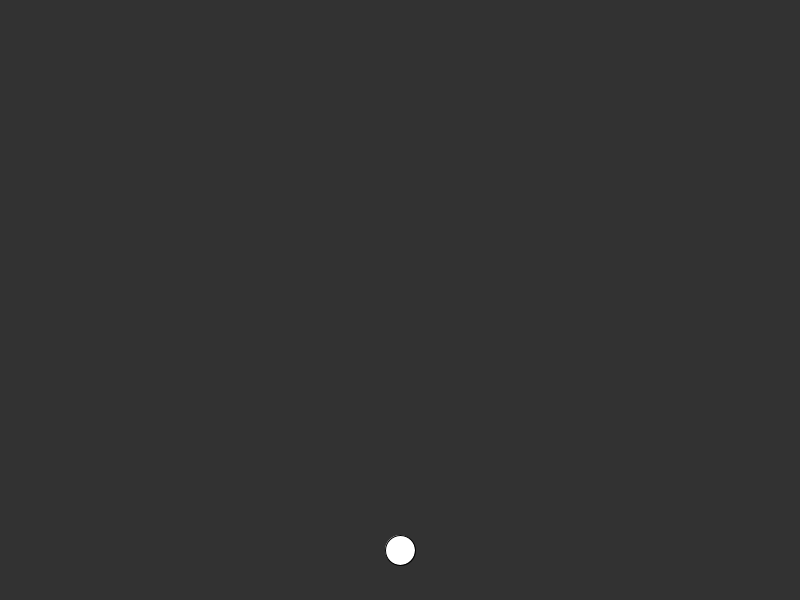
Frame 1 (no input)
Frame 60 (the mouse pressed at the canvas centre just before this capture): identical to frame 1, image omitted
Frame 120 (the mouse held since frame 60 and released just before this capture): identical to frame 1, image omitted

The Processing sketch that drew this single still picture (run headless with seeded random() and noise(); from frame 60 on, the mouse is pressed at the canvas centre):

// Processing sketch: shootyDontUse
// ── shootyDontUse.pde
float x = 400;
float y = 550;
boolean moving = false;


void setup() {
  //fullScreen();
  size(800, 600);
}

void draw() {
  background(50);
  circle(x, y, 30);

  if (moving == true) {
    y = y - 5;
  }
  if(y < -15){
    moving = false;
    x = random(0, 800);
    y = 550;
  }
}

void keyPressed() {
  if(moving == false){
    moving = true;
  }
}
